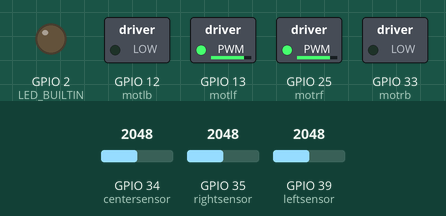
Recording of a program running on a simulated ESP32. Parts: switched loads named in the program (green lamp = pin HIGH), output pins drawn as LEDs (lit = HIGH). The inputs (shaded band) are chosen by the test bench; at power-on: GPIO 39 (leftsensor) = 2048, GPIO 35 (rightsensor) = 2048, GPIO 34 (centersensor) = 2048. What the program prints to the serial monitor is not drawn.

Above: at 1.2 s.
1.3 s: GPIO 39 (leftsensor) set to 2866
4.3 s: GPIO 35 (rightsensor) set to 3603
7.3 s: GPIO 35 (rightsensor) set to 1228
10.3 s: GPIO 34 (centersensor) set to 491
13.3 s: GPIO 39 (leftsensor) set to 540
14.8 s: GPIO 39 (leftsensor) set to 452
At 15.8 s:
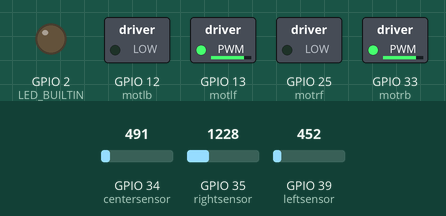
Timing chart, 0 to 17.3 s (numbered marks = the images above; inputs shaded):
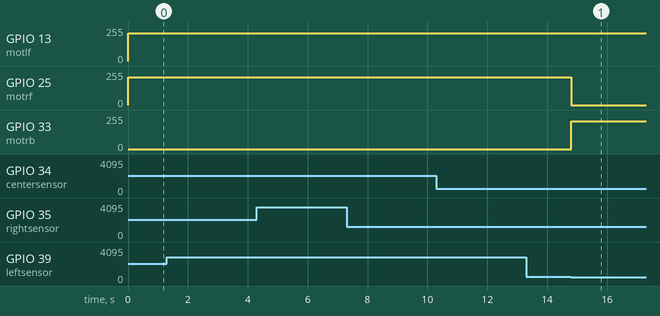

The program:

main.cpp
```cpp
#include <Arduino.h>
#include <Ramp.h>
#define motlf 13 // motor pins
#define motlb 12
#define motrf 25
#define motrb 33
#define _DEBUG_
const int freqm = 5000; // motor pwm frequency
const int mrfc = 0;     // Motor Right Forward Channel (mrfc)
const int mrbc = 2;     // Motor Right Backward Channel (mrbc)
const int mlfc = 4;     // Motor Left Forward Channel (mlfc)
const int mlbc = 6;     //
const int mpwmr = 8;    // motor pwm resolution(8bit)
int rpwm = 0;           // pwm value to right motor
int lpwm = 0;

int turnspeed = 210;
int threshold = 500;
int basespeed = 210;
int minspeed = (0);
int maxspeed = 255;
int lmotspeed = 0;
int rmotspeed = 0;

bool oncenter = false;
bool onleft = false;
bool onright = false;
int leftsensor = 39;
int rightsensor = 35;
int centersensor = 34;
int crspeed = 0;
int clspeed = 0;
int csval = 0;
int lsval = 0;
int rsval = 0;
int error = 0;
int lasterror = 0;
int derror = 0;

void setup()
{
  pinMode(LED_BUILTIN, OUTPUT);
  ledcSetup(mrfc, freqm, mpwmr); // pwm channel and frequency and resolution setup
  ledcSetup(mrbc, freqm, mpwmr);
  ledcSetup(mlfc, freqm, mpwmr);
  ledcSetup(mlbc, freqm, mpwmr);
  ledcAttachPin(motrf, mrfc); // attach motor pins pwm channels
  ledcAttachPin(motrb, mrbc);
  ledcAttachPin(motlf, mlfc);
  ledcAttachPin(motlb, mlbc);
  ledcWrite(mrfc, 0); // write all pwmm channel 0
  ledcWrite(mrbc, 0);
  ledcWrite(mlfc, 0);
  ledcWrite(mlbc, 0);
#ifdef _DEBUG_
  Serial.begin(115200);
#endif
}
void loop()
{
  csval = analogRead(centersensor);
  lsval = analogRead(leftsensor);
  rsval = analogRead(rightsensor);
  csval > threshold ? oncenter = true : oncenter = false;
  lsval > threshold ? onleft = true : onleft = false;
  rsval > threshold ? onright = true : onright = false;
  error = (rsval - lsval);
  if (oncenter == true && onleft == false && onright == false)
  {
    digitalWrite(LED_BUILTIN, HIGH);

    crspeed = basespeed - error;
    clspeed = basespeed + error;

    crspeed > maxspeed ? crspeed = maxspeed : crspeed = crspeed;
    crspeed < basespeed ? crspeed = basespeed : crspeed = crspeed;

    clspeed < basespeed ? clspeed = basespeed : clspeed = clspeed;
    clspeed > maxspeed ? clspeed = maxspeed : clspeed = clspeed;

    ledcWrite(mrfc, crspeed);
    ledcWrite(mrbc, 0);
    ledcWrite(mlfc, clspeed);
    ledcWrite(mlbc, 0);
  }else{
    digitalWrite(LED_BUILTIN, LOW);
  }
  if (onleft == true && oncenter == false && onright == false)
  {
    ledcWrite(mrfc, turnspeed);
    ledcWrite(mrbc, 0);
    ledcWrite(mlfc, 0);
    ledcWrite(mlbc, turnspeed);
    derror = 1;
  }
  if (onright == true && oncenter == false && onleft == false)
  {
    ledcWrite(mrfc, 0);
    ledcWrite(mrbc, turnspeed);
    ledcWrite(mlfc, turnspeed);
    ledcWrite(mlbc, 0);
    derror = 2;
  }
  if (onright == true && oncenter == true && onleft == true)
  {
    ledcWrite(mrfc, basespeed);
    ledcWrite(mrbc, 0);
    ledcWrite(mlfc, basespeed);
    ledcWrite(mlbc, 0);
  }
  /*if (onleft == false && oncenter == false && onright == false)
  {
    if (derror == 1)
    {
      ledcWrite(mrfc, turnspeed);
      ledcWrite(mrbc, 0);
      ledcWrite(mlfc, 0);
      ledcWrite(mlbc, turnspeed);
    }
    if (derror == 2)
    {
      ledcWrite(mrfc, 0);
      ledcWrite(mrbc, turnspeed);
      ledcWrite(mlfc, turnspeed);
      ledcWrite(mlbc, 0);
    }
  }*/
#ifdef _DEBUG_
  Serial.print(lsval);
  Serial.print("\t");
  Serial.print(csval);
  Serial.print("\t");
  Serial.print(rsval);
  Serial.print("\t");
  Serial.print(error);
  Serial.println("\t");
#endif
}
```

Measured:
- the behaviour switches between 501 and 500 on GPIO 39 (leftsensor) (found by bisection; images 0 and 1)
- after the input at 14.8 s, GPIO 25 (motrf): 209/255 → 0/255 at once; GPIO 33 (motrb): 0/255 → 209/255 at once
